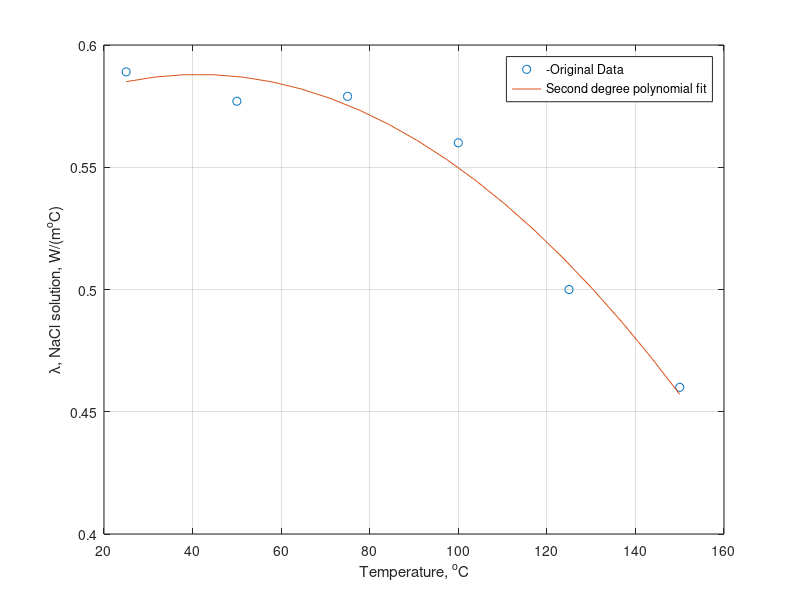

The MATLAB source for this figure:
function FA_6_5_1a
Lambda=[0.589 0.577 0.579 0.560 0.5 0.46];
T=25:25:150;

Lambda_coeff=polyfit(T,Lambda,2); % quadratic fit
fprintf('Fit Equation: \nLambda=%11.6f*T^2+%7.5f*T%5.2f\n',Lambda_coeff)

T_fit=linspace(T(1),T(end),20); % T for the fit curve
Lambda_fit=polyval(Lambda_coeff,T_fit);% fitted lambda values

plot(T,Lambda,'o',T_fit,Lambda_fit,'-')
grid
xlabel('Temperature, ^oC'),
ylabel('\lambda, NaCl solution, W/(m^oC)')
legend('-Original Data','Second degree polynomial fit','location','best')
%To run: >> FA_6_5_1a